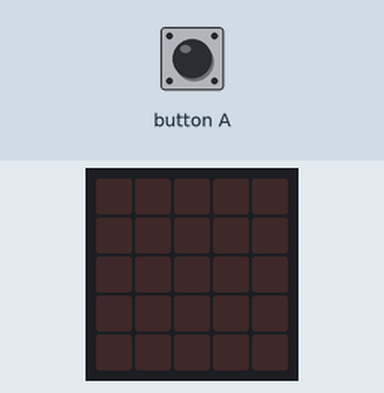
This program was run on a simulated BBC micro:bit (MakeCode). Shown: the board's 5×5 LED display. The test bench sets the inputs (shaded band). Random numbers come from a fixed seed.

Above: at 1.2 s.
1.3 s: button A pressed for 0.15 s
At 2.8 s:
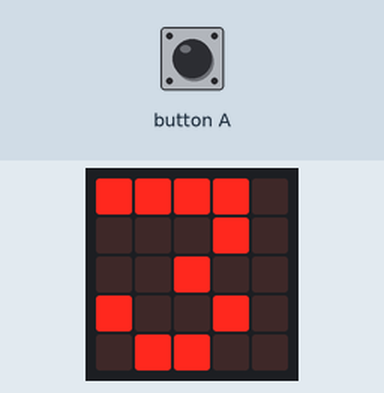
At 7.2 s:
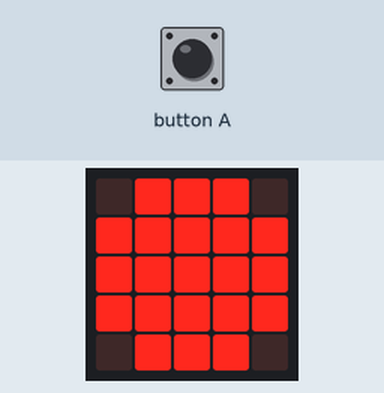
7.4 s: button A pressed for 0.15 s
At 13.3 s:
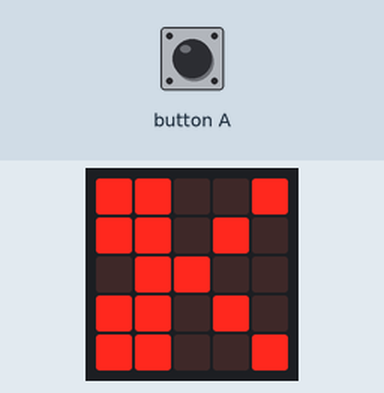
Timing chart, 0 to 14.8 s (numbered marks = the images above; inputs shaded):
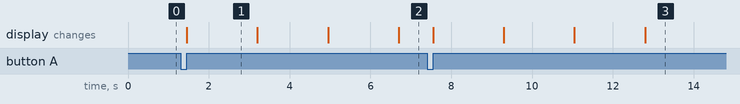

Measured:
- after the input at 1.3 s, the display: changes after 0.15 s (image 1)
- after the input at 7.4 s, the display: first changes after 0.15 s (image 3 shows a later state)
- what the display in image 1 shows lasts 1.7 s, from 1.5 s to 3.2 s

The program:

main.ts
```typescript
let Mão = 0
input.onButtonPressed(Button.A, function () {
    basic.showString("3")
    basic.pause(1000)
    basic.showString("2")
    basic.pause(1000)
    basic.showString("1")
    basic.pause(1000)
    Mão = randint(0, 2)
    if (Mão == 0) {
        basic.showLeds(`
            . # # # .
            # # # # #
            # # # # #
            # # # # #
            . # # # .
            `)
    } else {
        if (Mão == 1) {
            basic.showLeds(`
                . # # # .
                . # # # .
                . # # # .
                . # # # .
                . # # # .
                `)
        } else {
            basic.showLeds(`
                # # . . #
                # # . # .
                . # # . .
                # # . # .
                # # . . #
                `)
        }
    }
})
basic.forever(function () {

})
```

test.ts
```typescript
// os teses vão aqui; isto não será compilado quando este pacote for usado como extensão.
```
